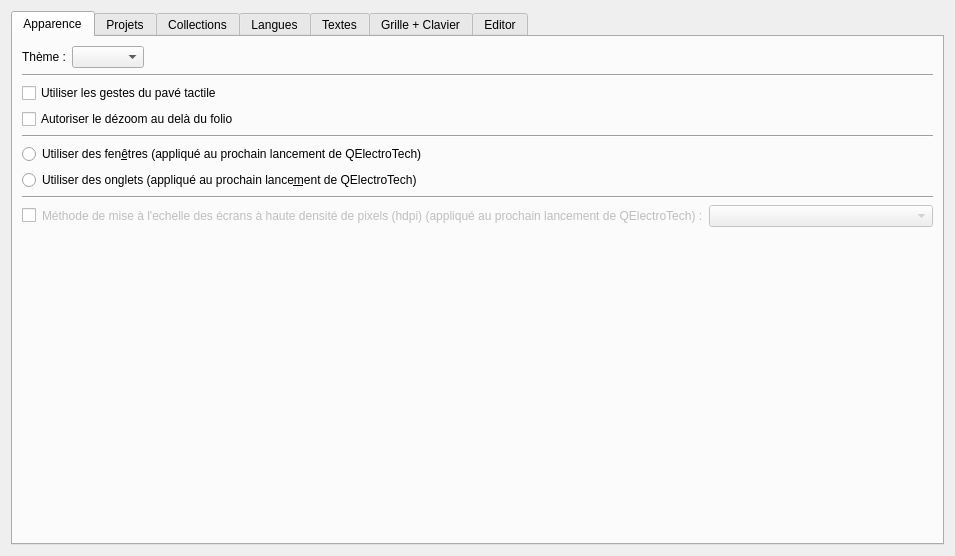
<?xml version="1.0" encoding="UTF-8"?>
<ui version="4.0">
 <class>GeneralConfigurationPage</class>
 <widget class="QWidget" name="GeneralConfigurationPage">
  <property name="geometry">
   <rect>
    <x>0</x>
    <y>0</y>
    <width>955</width>
    <height>556</height>
   </rect>
  </property>
  <property name="windowTitle">
   <string>Form</string>
  </property>
  <layout class="QVBoxLayout" name="verticalLayout_6">
   <item>
    <widget class="QTabWidget" name="tabWidget">
     <property name="currentIndex">
      <number>0</number>
     </property>
     <widget class="QWidget" name="tab_3">
      <attribute name="title">
       <string>Apparence</string>
      </attribute>
      <layout class="QVBoxLayout" name="verticalLayout">
       <item>
        <layout class="QHBoxLayout" name="themeLayout">
         <item>
          <widget class="QLabel" name="m_theme_label">
           <property name="text">
            <string>Thème :</string>
           </property>
          </widget>
         </item>
         <item>
          <widget class="QComboBox" name="m_theme_cb"/>
         </item>
         <item>
          <spacer name="themeSpacer">
           <property name="orientation">
            <enum>Qt::Horizontal</enum>
           </property>
           <property name="sizeHint" stdset="0">
            <size>
             <width>40</width>
             <height>20</height>
            </size>
           </property>
          </spacer>
         </item>
        </layout>
       </item>
       <item>
        <widget class="Line" name="line">
         <property name="orientation">
          <enum>Qt::Horizontal</enum>
         </property>
        </widget>
       </item>
       <item>
        <widget class="QCheckBox" name="m_use_gesture_trackpad">
         <property name="text">
          <string>Utiliser les gestes du pavé tactile</string>
         </property>
        </widget>
       </item>
       <item>
        <widget class="QCheckBox" name="m_zoom_out_beyond_folio">
         <property name="text">
          <string>Autoriser le dézoom au delà du folio</string>
         </property>
        </widget>
       </item>
       <item>
        <widget class="Line" name="line_2">
         <property name="orientation">
          <enum>Qt::Horizontal</enum>
         </property>
        </widget>
       </item>
       <item>
        <widget class="QRadioButton" name="m_use_windows_mode_rb">
         <property name="text">
          <string>Utiliser des fen&amp;êtres (appliqué au prochain lancement de QElectroTech)</string>
         </property>
        </widget>
       </item>
       <item>
        <widget class="QRadioButton" name="m_use_tab_mode_rb">
         <property name="text">
          <string>Utiliser des onglets (appliqué au prochain lance&amp;ment de QElectroTech)</string>
         </property>
        </widget>
       </item>
       <item>
        <widget class="Line" name="line_4">
         <property name="orientation">
          <enum>Qt::Horizontal</enum>
         </property>
        </widget>
       </item>
       <item>
        <widget class="QWidget" name="m_hdpi_round_policy_widget" native="true">
         <layout class="QHBoxLayout" name="horizontalLayout" stretch="0,0,1">
          <property name="leftMargin">
           <number>0</number>
          </property>
          <property name="topMargin">
           <number>0</number>
          </property>
          <property name="rightMargin">
           <number>0</number>
          </property>
          <property name="bottomMargin">
           <number>0</number>
          </property>
          <item>
           <widget class="QCheckBox" name="m_hdpi_round_cb">
            <property name="text">
             <string/>
            </property>
           </widget>
          </item>
          <item>
           <widget class="QLabel" name="m_hdpi_round_label">
            <property name="enabled">
             <bool>false</bool>
            </property>
            <property name="text">
             <string>Méthode de mise à l'echelle des écrans à haute densité de pixels (hdpi) (appliqué au prochain lancement de QElectroTech) :</string>
            </property>
           </widget>
          </item>
          <item>
           <widget class="QComboBox" name="m_hdpi_round_policy_cb">
            <property name="enabled">
             <bool>false</bool>
            </property>
           </widget>
          </item>
         </layout>
        </widget>
       </item>
       <item>
        <spacer name="verticalSpacer">
         <property name="orientation">
          <enum>Qt::Vertical</enum>
         </property>
         <property name="sizeHint" stdset="0">
          <size>
           <width>20</width>
           <height>40</height>
          </size>
         </property>
        </spacer>
       </item>
      </layout>
     </widget>
     <widget class="QWidget" name="tab_4">
      <attribute name="title">
       <string>Projets</string>
      </attribute>
      <layout class="QGridLayout" name="gridLayout_2">
       <item row="1" column="0">
        <widget class="QCheckBox" name="m_use_folio_label">
         <property name="text">
          <string>Utiliser les numéros de folio à la place de leur position dans le projet</string>
         </property>
        </widget>
       </item>
       <item row="3" column="0">
        <widget class="QLabel" name="label">
         <property name="text">
          <string>Sauvegarde automatique des projets (appliqué au prochain lancement de QElectroTech)</string>
         </property>
        </widget>
       </item>
       <item row="3" column="2">
        <widget class="QSpinBox" name="m_autosave_sb">
         <property name="frame">
          <bool>true</bool>
         </property>
         <property name="specialValueText">
          <string>Désactivé</string>
         </property>
         <property name="accelerated">
          <bool>true</bool>
         </property>
         <property name="suffix">
          <string comment="minute"> min</string>
         </property>
         <property name="maximum">
          <number>200</number>
         </property>
         <property name="singleStep">
          <number>10</number>
         </property>
        </widget>
       </item>
       <item row="0" column="0">
        <widget class="QCheckBox" name="m_save_label_paste">
         <property name="text">
          <string>Ne pas conserver les labels des éléments lors des copier coller</string>
         </property>
        </widget>
       </item>
       <item row="4" column="0">
        <spacer name="verticalSpacer_2">
         <property name="orientation">
          <enum>Qt::Vertical</enum>
         </property>
         <property name="sizeHint" stdset="0">
          <size>
           <width>20</width>
           <height>40</height>
          </size>
         </property>
        </spacer>
       </item>
       <item row="3" column="1">
        <spacer name="horizontalSpacer">
         <property name="orientation">
          <enum>Qt::Horizontal</enum>
         </property>
         <property name="sizeHint" stdset="0">
          <size>
           <width>40</width>
           <height>20</height>
          </size>
         </property>
        </spacer>
       </item>
       <item row="2" column="0">
        <widget class="QCheckBox" name="m_border_0">
         <property name="text">
          <string extracomment="Choix de l'increment de depart 1 ou 0">Numéroter les colonnes de cartouche à partir de 0 (1 sinon)</string>
         </property>
        </widget>
       </item>
      </layout>
     </widget>
     <widget class="QWidget" name="tab_5">
      <attribute name="title">
       <string>Collections</string>
      </attribute>
      <layout class="QVBoxLayout" name="verticalLayout_2">
       <item>
        <widget class="QGroupBox" name="groupBox_5">
         <property name="title">
          <string>Accès aux collections</string>
         </property>
         <property name="alignment">
          <set>Qt::AlignLeading|Qt::AlignLeft|Qt::AlignTop</set>
         </property>
         <property name="flat">
          <bool>false</bool>
         </property>
         <layout class="QGridLayout" name="gridLayout">
          <item row="1" column="0">
           <widget class="QLabel" name="label_7">
            <property name="text">
             <string>Répertoire de la collection commune</string>
            </property>
           </widget>
          </item>
          <item row="1" column="1">
           <widget class="QComboBox" name="m_common_elmt_path_cb">
            <item>
             <property name="text">
              <string>Par defaut</string>
             </property>
            </item>
            <item>
             <property name="text">
              <string>Parcourir...</string>
             </property>
            </item>
           </widget>
          </item>
          <item row="2" column="0">
           <widget class="QLabel" name="label_16">
            <property name="text">
             <string>Répertoire de la collection company</string>
            </property>
           </widget>
          </item>
          <item row="2" column="1">
           <widget class="QComboBox" name="m_company_elmt_path_cb">
            <item>
             <property name="text">
              <string>Par defaut</string>
             </property>
            </item>
            <item>
             <property name="text">
              <string>Parcourir...</string>
             </property>
            </item>
           </widget>
          </item>
          <item row="3" column="0">
           <widget class="QLabel" name="label_17">
            <property name="text">
             <string>Répertoire des cartouches company</string>
            </property>
           </widget>
          </item>
          <item row="3" column="1">
           <widget class="QComboBox" name="m_company_tbt_path_cb">
            <item>
             <property name="text">
              <string>Par defaut</string>
             </property>
            </item>
            <item>
             <property name="text">
              <string>Parcourir...</string>
             </property>
            </item>
           </widget>
          </item>
          <item row="4" column="0">
           <widget class="QLabel" name="label_8">
            <property name="text">
             <string>Répertoire de la collection utilisateur</string>
            </property>
           </widget>
          </item>
          <item row="4" column="1">
           <widget class="QComboBox" name="m_custom_elmt_path_cb">
            <item>
             <property name="text">
              <string>Par defaut</string>
             </property>
            </item>
            <item>
             <property name="text">
              <string>Parcourir...</string>
             </property>
            </item>
           </widget>
          </item>
          <item row="5" column="0">
           <widget class="QLabel" name="label_10">
            <property name="text">
             <string>Répertoire des cartouches utilisateur</string>
            </property>
           </widget>
          </item>
          <item row="5" column="1">
           <widget class="QComboBox" name="m_custom_tbt_path_cb">
            <item>
             <property name="text">
              <string>Par defaut</string>
             </property>
            </item>
            <item>
             <property name="text">
              <string>Parcourir...</string>
             </property>
            </item>
           </widget>
          </item>
          <item row="6" column="1">
           <widget class="QLabel" name="label_9">
            <property name="text">
             <string>(Recharger les collections d'éléments pour appliquer les changements)</string>
            </property>
           </widget>
          </item>
         </layout>
        </widget>
       </item>
       <item>
        <widget class="QGroupBox" name="groupBox_3">
         <property name="title">
          <string>Gestion des éléments</string>
         </property>
         <property name="alignment">
          <set>Qt::AlignLeading|Qt::AlignLeft|Qt::AlignTop</set>
         </property>
         <layout class="QVBoxLayout" name="verticalLayout_4">
          <item>
           <widget class="QCheckBox" name="m_highlight_integrated_elements">
            <property name="text">
             <string>Mettre en valeur dans le panel les éléments fraîchement intégrés</string>
            </property>
           </widget>
          </item>
          <item>
           <widget class="QLabel" name="label_4">
            <property name="text">
             <string>Chaque élément embarque des informations sur ses auteurs, sa licence, ou tout autre renseignement que vous jugerez utile dans un champ libre.
Vous pouvez spécifier ici la valeur par défaut de ce champ pour les éléments que vous créerez :</string>
            </property>
            <property name="scaledContents">
             <bool>false</bool>
            </property>
            <property name="wordWrap">
             <bool>true</bool>
            </property>
           </widget>
          </item>
          <item>
           <widget class="QTextEdit" name="m_default_elements_info">
            <property name="minimumSize">
             <size>
              <width>0</width>
              <height>50</height>
             </size>
            </property>
           </widget>
          </item>
         </layout>
        </widget>
       </item>
      </layout>
     </widget>
     <widget class="QWidget" name="tab_6">
      <attribute name="title">
       <string>Langues</string>
      </attribute>
      <layout class="QGridLayout" name="gridLayout_3">
       <item row="0" column="0">
        <widget class="QComboBox" name="m_lang_cb"/>
       </item>
       <item row="0" column="1">
        <widget class="QLabel" name="label_6">
         <property name="text">
          <string>Appliqué au prochain lancement de QElectroTech</string>
         </property>
        </widget>
       </item>
       <item row="1" column="0">
        <spacer name="verticalSpacer_3">
         <property name="orientation">
          <enum>Qt::Vertical</enum>
         </property>
         <property name="sizeHint" stdset="0">
          <size>
           <width>20</width>
           <height>421</height>
          </size>
         </property>
        </spacer>
       </item>
       <item row="0" column="2">
        <spacer name="horizontalSpacer_2">
         <property name="orientation">
          <enum>Qt::Horizontal</enum>
         </property>
         <property name="sizeHint" stdset="0">
          <size>
           <width>40</width>
           <height>20</height>
          </size>
         </property>
        </spacer>
       </item>
      </layout>
     </widget>
     <widget class="QWidget" name="tab">
      <attribute name="title">
       <string>Textes</string>
      </attribute>
      <layout class="QVBoxLayout" name="verticalLayout_3">
       <item>
        <widget class="QLabel" name="label_15">
         <property name="text">
          <string>Vous pouvez définir ici l'apparence par defaut des differents textes de QElectroTech</string>
         </property>
        </widget>
       </item>
       <item>
        <widget class="Line" name="line_3">
         <property name="orientation">
          <enum>Qt::Horizontal</enum>
         </property>
        </widget>
       </item>
       <item>
        <widget class="QGroupBox" name="groupBox_6">
         <property name="title">
          <string>Textes d'éléments</string>
         </property>
         <layout class="QGridLayout" name="gridLayout_4">
          <item row="2" column="2">
           <widget class="QSpinBox" name="m_dyn_text_width_sb">
            <property name="minimum">
             <number>-1</number>
            </property>
           </widget>
          </item>
          <item row="0" column="0">
           <widget class="QLabel" name="label_12">
            <property name="text">
             <string>Police :</string>
            </property>
           </widget>
          </item>
          <item row="1" column="2">
           <widget class="QSpinBox" name="m_dyn_text_rotation_sb">
            <property name="wrapping">
             <bool>true</bool>
            </property>
            <property name="suffix">
             <string>°</string>
            </property>
            <property name="maximum">
             <number>360</number>
            </property>
           </widget>
          </item>
          <item row="2" column="0">
           <widget class="QLabel" name="label_5">
            <property name="text">
             <string>Longueur :</string>
            </property>
           </widget>
          </item>
          <item row="0" column="2">
           <widget class="QPushButton" name="m_dyn_text_font_pb"/>
          </item>
          <item row="1" column="0">
           <widget class="QLabel" name="label_11">
            <property name="text">
             <string>Rotation :</string>
            </property>
           </widget>
          </item>
          <item row="0" column="1">
           <spacer name="horizontalSpacer_3">
            <property name="orientation">
             <enum>Qt::Horizontal</enum>
            </property>
            <property name="sizeHint" stdset="0">
             <size>
              <width>40</width>
              <height>20</height>
             </size>
            </property>
           </spacer>
          </item>
         </layout>
        </widget>
       </item>
       <item>
        <widget class="QGroupBox" name="groupBox_7">
         <property name="title">
          <string>Textes indépendants</string>
         </property>
         <layout class="QGridLayout" name="gridLayout_7">
          <item row="1" column="0">
           <widget class="QLabel" name="label_14">
            <property name="text">
             <string>Rotation :</string>
            </property>
           </widget>
          </item>
          <item row="0" column="0">
           <widget class="QLabel" name="label_13">
            <property name="text">
             <string>Police :</string>
            </property>
           </widget>
          </item>
          <item row="1" column="2">
           <widget class="QSpinBox" name="m_indi_text_rotation_sb">
            <property name="suffix">
             <string>°</string>
            </property>
            <property name="maximum">
             <number>360</number>
            </property>
           </widget>
          </item>
          <item row="0" column="2">
           <widget class="QPushButton" name="m_indi_text_font_pb">
            <property name="text">
             <string/>
            </property>
           </widget>
          </item>
          <item row="0" column="1">
           <spacer name="horizontalSpacer_7">
            <property name="orientation">
             <enum>Qt::Horizontal</enum>
            </property>
            <property name="sizeHint" stdset="0">
             <size>
              <width>40</width>
              <height>20</height>
             </size>
            </property>
           </spacer>
          </item>
         </layout>
        </widget>
       </item>
       <item>
        <widget class="QGroupBox" name="groupBox_9">
         <property name="title">
          <string>Autres textes</string>
         </property>
         <layout class="QHBoxLayout" name="horizontalLayout_2">
          <item>
           <widget class="QLabel" name="label_3">
            <property name="text">
             <string>Police :</string>
            </property>
           </widget>
          </item>
          <item>
           <spacer name="horizontalSpacer_9">
            <property name="orientation">
             <enum>Qt::Horizontal</enum>
            </property>
            <property name="sizeHint" stdset="0">
             <size>
              <width>40</width>
              <height>20</height>
             </size>
            </property>
           </spacer>
          </item>
          <item>
           <widget class="QPushButton" name="m_font_pb">
            <property name="text">
             <string/>
            </property>
           </widget>
          </item>
         </layout>
        </widget>
       </item>
       <item>
        <spacer name="verticalSpacer_4">
         <property name="orientation">
          <enum>Qt::Vertical</enum>
         </property>
         <property name="sizeHint" stdset="0">
          <size>
           <width>20</width>
           <height>40</height>
          </size>
         </property>
        </spacer>
       </item>
      </layout>
     </widget>
     <widget class="QWidget" name="GrilleClavier">
      <attribute name="title">
       <string>Grille + Clavier</string>
      </attribute>
      <layout class="QVBoxLayout" name="verticalLayout_5">
       <item>
        <widget class="QGroupBox" name="groupBox">
         <property name="title">
          <string>Grille : 1 - 30</string>
         </property>
         <property name="flat">
          <bool>false</bool>
         </property>
         <property name="checkable">
          <bool>false</bool>
         </property>
         <layout class="QGridLayout" name="gridLayout_6">
          <item row="0" column="2">
           <widget class="QSpinBox" name="DiagramEditor_xGrid_sb">
            <property name="minimumSize">
             <size>
              <width>80</width>
              <height>0</height>
             </size>
            </property>
            <property name="minimum">
             <number>1</number>
            </property>
            <property name="maximum">
             <number>30</number>
            </property>
            <property name="singleStep">
             <number>1</number>
            </property>
            <property name="value">
             <number>10</number>
            </property>
           </widget>
          </item>
          <item row="1" column="0">
           <widget class="QLabel" name="Label_Diagram_yGrid">
            <property name="text">
             <string>DiagramEditor yGrid</string>
            </property>
           </widget>
          </item>
          <item row="2" column="0">
           <widget class="QLabel" name="Label_Grid_Tip">
            <property name="text">
             <string>La Grille doite etre active pour pouvoir voir les modifications.</string>
            </property>
           </widget>
          </item>
          <item row="1" column="2">
           <widget class="QSpinBox" name="DiagramEditor_yGrid_sb">
            <property name="minimumSize">
             <size>
              <width>80</width>
              <height>0</height>
             </size>
            </property>
            <property name="minimum">
             <number>1</number>
            </property>
            <property name="maximum">
             <number>30</number>
            </property>
            <property name="value">
             <number>10</number>
            </property>
           </widget>
          </item>
          <item row="0" column="0">
           <widget class="QLabel" name="Label_Diagram_xGrid">
            <property name="text">
             <string>DiagramEditor xGrid</string>
            </property>
           </widget>
          </item>
          <item row="0" column="1">
           <spacer name="horizontalSpacer_6">
            <property name="orientation">
             <enum>Qt::Horizontal</enum>
            </property>
            <property name="sizeHint" stdset="0">
             <size>
              <width>40</width>
              <height>20</height>
             </size>
            </property>
           </spacer>
          </item>
         </layout>
        </widget>
       </item>
       <item>
        <widget class="QGroupBox" name="groupBox_2">
         <property name="title">
          <string>Déplacement au clavier : 1 - 30</string>
         </property>
         <layout class="QGridLayout" name="gridLayout_10">
          <item row="0" column="2">
           <widget class="QSpinBox" name="DiagramEditor_xKeyGrid_sb">
            <property name="minimumSize">
             <size>
              <width>80</width>
              <height>0</height>
             </size>
            </property>
            <property name="minimum">
             <number>1</number>
            </property>
            <property name="maximum">
             <number>30</number>
            </property>
            <property name="singleStep">
             <number>1</number>
            </property>
            <property name="value">
             <number>10</number>
            </property>
           </widget>
          </item>
          <item row="1" column="2">
           <widget class="QSpinBox" name="DiagramEditor_yKeyGrid_sb">
            <property name="minimumSize">
             <size>
              <width>80</width>
              <height>0</height>
             </size>
            </property>
            <property name="minimum">
             <number>1</number>
            </property>
            <property name="maximum">
             <number>30</number>
            </property>
            <property name="singleStep">
             <number>1</number>
            </property>
            <property name="value">
             <number>10</number>
            </property>
           </widget>
          </item>
          <item row="0" column="0">
           <widget class="QLabel" name="Label_Diagram_Key_xGrid">
            <property name="text">
             <string>DiagramEditor (touche :   gauche / droite)  xGrid</string>
            </property>
           </widget>
          </item>
          <item row="1" column="0">
           <widget class="QLabel" name="Label_Diagram_Key_yGrid">
            <property name="text">
             <string>DiagramEditor (touche :   haut / bas)  yGrid</string>
            </property>
           </widget>
          </item>
          <item row="0" column="1">
           <spacer name="horizontalSpacer_5">
            <property name="orientation">
             <enum>Qt::Horizontal</enum>
            </property>
            <property name="sizeHint" stdset="0">
             <size>
              <width>40</width>
              <height>20</height>
             </size>
            </property>
           </spacer>
          </item>
         </layout>
        </widget>
       </item>
       <item>
        <widget class="QGroupBox" name="groupBox_4">
         <property name="title">
          <string>Déplacement au clavier avec la touche ALT : 1 - 9</string>
         </property>
         <layout class="QGridLayout" name="gridLayout_11">
          <item row="0" column="1">
           <widget class="QLabel" name="Label_Diagram_Key_xGrid_ALT">
            <property name="text">
             <string>DiagramEditor (touche :   gauche / droite ) xGrid</string>
            </property>
           </widget>
          </item>
          <item row="1" column="3">
           <widget class="QSpinBox" name="DiagramEditor_yKeyGridFine_sb">
            <property name="minimumSize">
             <size>
              <width>80</width>
              <height>0</height>
             </size>
            </property>
            <property name="minimum">
             <number>1</number>
            </property>
            <property name="maximum">
             <number>9</number>
            </property>
            <property name="singleStep">
             <number>1</number>
            </property>
            <property name="value">
             <number>1</number>
            </property>
           </widget>
          </item>
          <item row="1" column="1">
           <widget class="QLabel" name="Label_Diagram_Key_yGrid_ALT">
            <property name="text">
             <string>DiagramEditor (touche :  haut / bas)  yGrid</string>
            </property>
           </widget>
          </item>
          <item row="0" column="3">
           <widget class="QSpinBox" name="DiagramEditor_xKeyGridFine_sb">
            <property name="minimumSize">
             <size>
              <width>80</width>
              <height>0</height>
             </size>
            </property>
            <property name="minimum">
             <number>1</number>
            </property>
            <property name="maximum">
             <number>9</number>
            </property>
            <property name="singleStep">
             <number>1</number>
            </property>
            <property name="value">
             <number>1</number>
            </property>
           </widget>
          </item>
          <item row="0" column="2">
           <spacer name="horizontalSpacer_4">
            <property name="orientation">
             <enum>Qt::Horizontal</enum>
            </property>
            <property name="sizeHint" stdset="0">
             <size>
              <width>40</width>
              <height>20</height>
             </size>
            </property>
           </spacer>
          </item>
         </layout>
        </widget>
       </item>
       <item>
        <widget class="QGroupBox" name="groupBox_8">
         <property name="title">
          <string>Affichage Grille</string>
         </property>
         <layout class="QGridLayout" name="gridLayout_5">
          <item row="0" column="1">
           <spacer name="horizontalSpacer_10">
            <property name="orientation">
             <enum>Qt::Horizontal</enum>
            </property>
            <property name="sizeHint" stdset="0">
             <size>
              <width>555</width>
              <height>20</height>
             </size>
            </property>
           </spacer>
          </item>
          <item row="0" column="4">
           <widget class="QLabel" name="label_18">
            <property name="text">
             <string>max:</string>
            </property>
           </widget>
          </item>
          <item row="0" column="0">
           <widget class="QLabel" name="Label_Diagram_Grid_PointSize">
            <property name="text">
             <string>Taille des points de la grille de Diagram-Editor : 1 - 5</string>
            </property>
           </widget>
          </item>
          <item row="0" column="5">
           <widget class="QSpinBox" name="DiagramEditor_Grid_PointSize_max_sb">
            <property name="minimumSize">
             <size>
              <width>60</width>
              <height>0</height>
             </size>
            </property>
            <property name="minimum">
             <number>1</number>
            </property>
            <property name="maximum">
             <number>5</number>
            </property>
           </widget>
          </item>
          <item row="0" column="2">
           <widget class="QLabel" name="label_19">
            <property name="text">
             <string>min:</string>
            </property>
           </widget>
          </item>
          <item row="0" column="3">
           <widget class="QSpinBox" name="DiagramEditor_Grid_PointSize_min_sb">
            <property name="minimumSize">
             <size>
              <width>60</width>
              <height>0</height>
             </size>
            </property>
            <property name="minimum">
             <number>1</number>
            </property>
            <property name="maximum">
             <number>5</number>
            </property>
           </widget>
          </item>
          <item row="1" column="0">
           <widget class="QLabel" name="label_20">
            <property name="text">
             <string>Taille des points de la grille de l'éditeur d'éléments : 1 - 5</string>
            </property>
           </widget>
          </item>
          <item row="1" column="5">
           <widget class="QSpinBox" name="ElementEditor_Grid_PointSize_max_sb">
            <property name="minimumSize">
             <size>
              <width>60</width>
              <height>0</height>
             </size>
            </property>
            <property name="minimum">
             <number>1</number>
            </property>
            <property name="maximum">
             <number>5</number>
            </property>
           </widget>
          </item>
          <item row="1" column="4">
           <widget class="QLabel" name="label_21">
            <property name="text">
             <string>max:</string>
            </property>
           </widget>
          </item>
          <item row="1" column="3">
           <widget class="QSpinBox" name="ElementEditor_Grid_PointSize_min_sb">
            <property name="minimumSize">
             <size>
              <width>60</width>
              <height>0</height>
             </size>
            </property>
            <property name="minimum">
             <number>1</number>
            </property>
            <property name="maximum">
             <number>5</number>
            </property>
           </widget>
          </item>
          <item row="1" column="2">
           <widget class="QLabel" name="label_22">
            <property name="text">
             <string>min:</string>
            </property>
           </widget>
          </item>
         </layout>
        </widget>
       </item>
       <item>
        <spacer name="verticalSpacer_5">
         <property name="orientation">
          <enum>Qt::Vertical</enum>
         </property>
         <property name="sizeHint" stdset="0">
          <size>
           <width>20</width>
           <height>40</height>
          </size>
         </property>
        </spacer>
       </item>
      </layout>
     </widget>
     <widget class="QWidget" name="Editor">
      <attribute name="title">
       <string>Editor</string>
      </attribute>
      <layout class="QVBoxLayout" name="verticalLayout_7">
       <item>
        <layout class="QHBoxLayout" name="horizontalLayout_1">
         <item>
          <widget class="QLabel" name="label_1">
           <property name="text">
            <string>Max. parts in Element Editor List</string>
           </property>
          </widget>
         </item>
         <item>
          <spacer name="horizontalSpacer_8">
           <property name="orientation">
            <enum>Qt::Horizontal</enum>
           </property>
           <property name="sizeHint" stdset="0">
            <size>
             <width>40</width>
             <height>20</height>
            </size>
           </property>
          </spacer>
         </item>
         <item>
          <widget class="QSpinBox" name="MaxPartsElementEditorList_sb">
           <property name="minimum">
            <number>1</number>
           </property>
           <property name="maximum">
            <number>10000</number>
           </property>
           <property name="value">
            <number>200</number>
           </property>
          </widget>
         </item>
        </layout>
       </item>
       <item>
        <spacer name="verticalSpacer_6">
         <property name="orientation">
          <enum>Qt::Vertical</enum>
         </property>
         <property name="sizeHint" stdset="0">
          <size>
           <width>20</width>
           <height>40</height>
          </size>
         </property>
        </spacer>
       </item>
      </layout>
     </widget>
    </widget>
   </item>
  </layout>
 </widget>
 <tabstops>
  <tabstop>tabWidget</tabstop>
  <tabstop>m_theme_cb</tabstop>
  <tabstop>m_use_gesture_trackpad</tabstop>
  <tabstop>m_zoom_out_beyond_folio</tabstop>
  <tabstop>m_use_windows_mode_rb</tabstop>
  <tabstop>m_use_tab_mode_rb</tabstop>
  <tabstop>m_save_label_paste</tabstop>
  <tabstop>m_use_folio_label</tabstop>
  <tabstop>m_border_0</tabstop>
  <tabstop>m_autosave_sb</tabstop>
  <tabstop>m_common_elmt_path_cb</tabstop>
  <tabstop>m_custom_elmt_path_cb</tabstop>
  <tabstop>m_custom_tbt_path_cb</tabstop>
  <tabstop>m_highlight_integrated_elements</tabstop>
  <tabstop>m_default_elements_info</tabstop>
  <tabstop>m_lang_cb</tabstop>
  <tabstop>m_dyn_text_font_pb</tabstop>
  <tabstop>m_dyn_text_rotation_sb</tabstop>
  <tabstop>m_dyn_text_width_sb</tabstop>
  <tabstop>m_indi_text_font_pb</tabstop>
  <tabstop>m_indi_text_rotation_sb</tabstop>
  <tabstop>m_font_pb</tabstop>
  <tabstop>DiagramEditor_xGrid_sb</tabstop>
  <tabstop>DiagramEditor_yGrid_sb</tabstop>
  <tabstop>DiagramEditor_xKeyGrid_sb</tabstop>
  <tabstop>DiagramEditor_yKeyGrid_sb</tabstop>
  <tabstop>DiagramEditor_xKeyGridFine_sb</tabstop>
  <tabstop>DiagramEditor_yKeyGridFine_sb</tabstop>
 </tabstops>
 <resources/>
 <connections/>
</ui>
